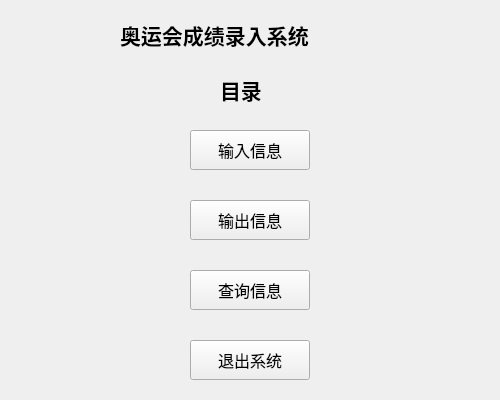
<?xml version="1.0" encoding="UTF-8"?>
<ui version="4.0">
 <class>Menu</class>
 <widget class="QWidget" name="Menu">
  <property name="geometry">
   <rect>
    <x>0</x>
    <y>0</y>
    <width>500</width>
    <height>400</height>
   </rect>
  </property>
  <property name="minimumSize">
   <size>
    <width>500</width>
    <height>400</height>
   </size>
  </property>
  <property name="maximumSize">
   <size>
    <width>500</width>
    <height>400</height>
   </size>
  </property>
  <property name="windowTitle">
   <string>Form</string>
  </property>
  <widget class="QLabel" name="label">
   <property name="geometry">
    <rect>
     <x>120</x>
     <y>10</y>
     <width>260</width>
     <height>50</height>
    </rect>
   </property>
   <property name="font">
    <font>
     <family>黑体</family>
     <pointsize>16</pointsize>
     <weight>75</weight>
     <bold>true</bold>
    </font>
   </property>
   <property name="text">
    <string>奥运会成绩录入系统</string>
   </property>
  </widget>
  <widget class="QLabel" name="label_2">
   <property name="geometry">
    <rect>
     <x>220</x>
     <y>75</y>
     <width>60</width>
     <height>30</height>
    </rect>
   </property>
   <property name="font">
    <font>
     <family>楷体</family>
     <pointsize>16</pointsize>
     <weight>75</weight>
     <bold>true</bold>
    </font>
   </property>
   <property name="text">
    <string>目录</string>
   </property>
  </widget>
  <widget class="QPushButton" name="inputButton">
   <property name="geometry">
    <rect>
     <x>190</x>
     <y>130</y>
     <width>120</width>
     <height>40</height>
    </rect>
   </property>
   <property name="font">
    <font>
     <family>新宋体</family>
     <pointsize>12</pointsize>
    </font>
   </property>
   <property name="text">
    <string>输入信息</string>
   </property>
  </widget>
  <widget class="QPushButton" name="outputButton">
   <property name="geometry">
    <rect>
     <x>190</x>
     <y>200</y>
     <width>120</width>
     <height>40</height>
    </rect>
   </property>
   <property name="font">
    <font>
     <family>新宋体</family>
     <pointsize>12</pointsize>
    </font>
   </property>
   <property name="text">
    <string>输出信息</string>
   </property>
  </widget>
  <widget class="QPushButton" name="searchButton">
   <property name="geometry">
    <rect>
     <x>190</x>
     <y>270</y>
     <width>120</width>
     <height>40</height>
    </rect>
   </property>
   <property name="font">
    <font>
     <family>新宋体</family>
     <pointsize>12</pointsize>
    </font>
   </property>
   <property name="text">
    <string>查询信息</string>
   </property>
  </widget>
  <widget class="QPushButton" name="exitButton">
   <property name="geometry">
    <rect>
     <x>190</x>
     <y>340</y>
     <width>120</width>
     <height>40</height>
    </rect>
   </property>
   <property name="font">
    <font>
     <family>新宋体</family>
     <pointsize>12</pointsize>
    </font>
   </property>
   <property name="text">
    <string>退出系统</string>
   </property>
  </widget>
 </widget>
 <resources/>
 <connections/>
</ui>
